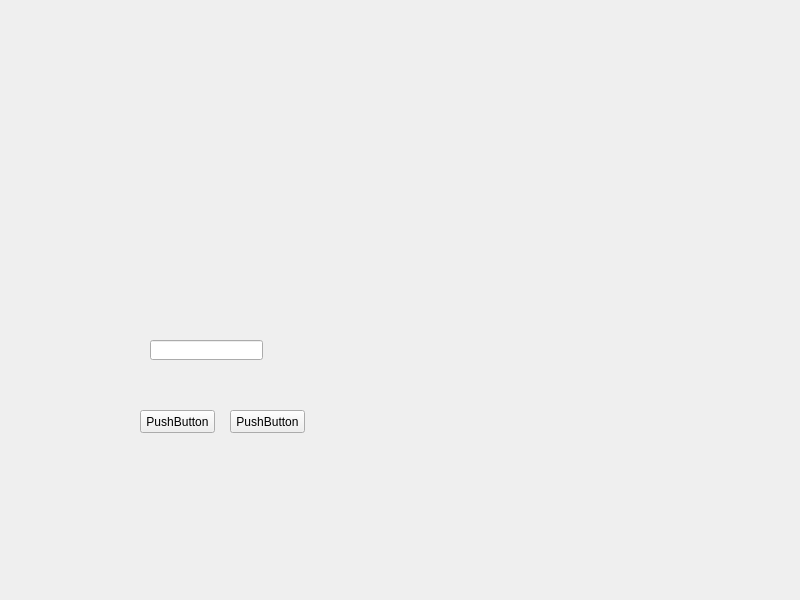
<?xml version="1.0" encoding="UTF-8"?>
<ui version="4.0">
 <class>MainWindow</class>
 <widget class="QMainWindow" name="MainWindow">
  <property name="geometry">
   <rect>
    <x>0</x>
    <y>0</y>
    <width>800</width>
    <height>600</height>
   </rect>
  </property>
  <property name="windowTitle">
   <string>MainWindow</string>
  </property>
  <widget class="QWidget" name="centralWidget">
   <widget class="QPushButton" name="pushButton">
    <property name="geometry">
     <rect>
      <x>230</x>
      <y>410</y>
      <width>75</width>
      <height>23</height>
     </rect>
    </property>
    <property name="text">
     <string>PushButton</string>
    </property>
   </widget>
   <widget class="QPushButton" name="pushButton_2">
    <property name="geometry">
     <rect>
      <x>140</x>
      <y>410</y>
      <width>75</width>
      <height>23</height>
     </rect>
    </property>
    <property name="text">
     <string>PushButton</string>
    </property>
   </widget>
   <widget class="QLineEdit" name="lineEdit">
    <property name="geometry">
     <rect>
      <x>150</x>
      <y>340</y>
      <width>113</width>
      <height>20</height>
     </rect>
    </property>
   </widget>
  </widget>
 </widget>
 <resources/>
 <connections>
  <connection>
   <sender>pushButton_2</sender>
   <signal>clicked()</signal>
   <receiver>lineEdit</receiver>
   <slot>clear()</slot>
   <hints>
    <hint type="sourcelabel">
     <x>167</x>
     <y>421</y>
    </hint>
    <hint type="destinationlabel">
     <x>166</x>
     <y>350</y>
    </hint>
   </hints>
  </connection>
  <connection>
   <sender>pushButton</sender>
   <signal>clicked()</signal>
   <receiver>lineEdit</receiver>
   <slot>copy()</slot>
   <hints>
    <hint type="sourcelabel">
     <x>278</x>
     <y>416</y>
    </hint>
    <hint type="destinationlabel">
     <x>234</x>
     <y>354</y>
    </hint>
   </hints>
  </connection>
 </connections>
</ui>
